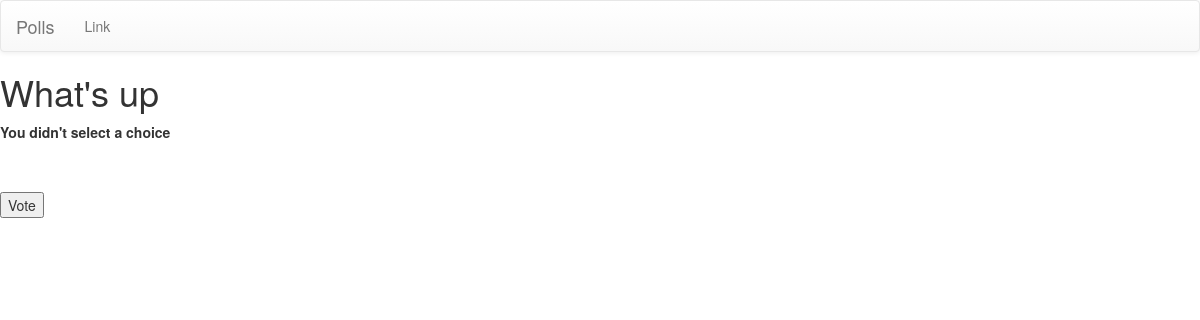
The page /polls/2/vote/ on the database as committed earlier.
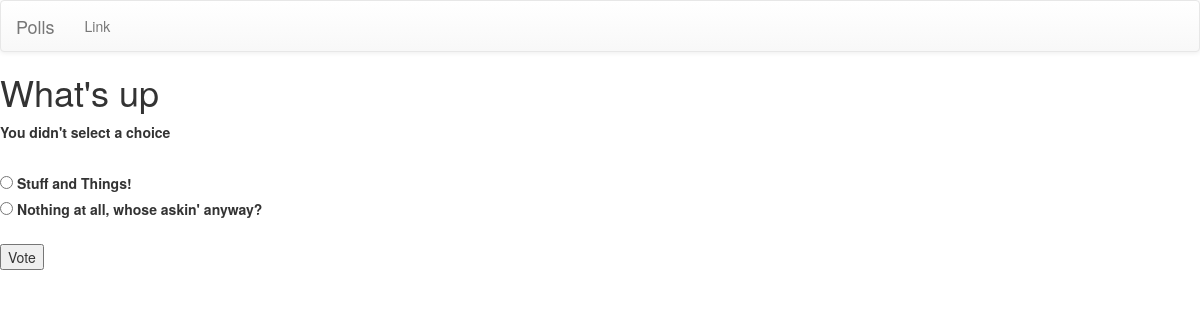
The same page on the database as committed later.
### polls/models.py (models this page shows, shortened)
class  Question(models.Model):
    question_text = models.CharField(max_length = 200)
    pub_date = models.DateTimeField('date published')

class Choice(models.Model):
    question = models.ForeignKey(Question, on_delete = models.CASCADE)
    choice_text = models.CharField(max_length = 200)
    votes = models.IntegerField(default = 0)

### polls/views.py (the view)
# urls.py: url(r'^(?P<question_id>[0-9]+)/vote/$', views.vote, name = 'vote')
def vote(request, question_id):
    question = get_object_or_404(Question, pk = question_id)
    try:
        selected_choice = question.choice_set.get(pk = request.POST['choice'])
    except (KeyError, Choice.DoesNotExist):
        return render(request, 'polls/detail.html', {'question' : question,
        'error_message' : "You didn't select a choice"})
    else:
        selected_choice.votes += 1
        selected_choice.save()
        return HttpResponseRedirect(reverse('polls:results', args=(question.id,)))

### polls/templates/polls/detail.html (shortened to what this page needs)
{% extends "polls/base.html" %}
{% block content %}
<h1>{{ question.question_text }}</h1>
{% if error_message %}
<p><strong>{{ error_message }}</strong></p>
{% endif %}
<br/>
<form action="{% url 'polls:vote' question.id %}" method="post">
{% for choice in question.choice_set.all %}
  <input type="radio" name="choice" id="choice{{ forloop.counter }}"
  value="{{ choice.id}}" />
  <label for="choice{{ forloop.count }}">{{ choice.choice_text }}
  </label><br/>
{% endfor %}
<br/>
<input type="submit" value="Vote" />
</form>
{% endblock %}

### polls/templates/polls/base.html (shortened to what this page needs)
{% load staticfiles %}
<!DOCTYPE html>
<html>
<head>
  <link rel="stylesheet" href="https://maxcdn.bootstrapcdn.com/bootstrap/3.3.7/css/bootstrap.min.css"
>
  <link rel="stylesheet" href="https://maxcdn.bootstrapcdn.com/bootstrap/3.3.7/css/bootstrap-theme.min.css"
>
</head>
<body>
  <nav class="navbar navbar-default">
  <div class="container-fluid">
    <div class="navbar-header">
      <a class="navbar-brand" href="{% url 'polls:index' %}">Polls</a>
    </div>
    <div class="nav navbar-nav navbar-left">
      <ul class="nav navbar-nav">
        <li><a href="#">Link</a></li>
      </ul>
    </div>
  </div>
</nav>
  {% block content %}
  {% endblock %}
</body>
</html>

Rows that differ between the two databases and show on the page:
added Choice: choice_text "Stuff and Things!"
added Choice: choice_text "Nothing at all, whose askin' anyway?"
